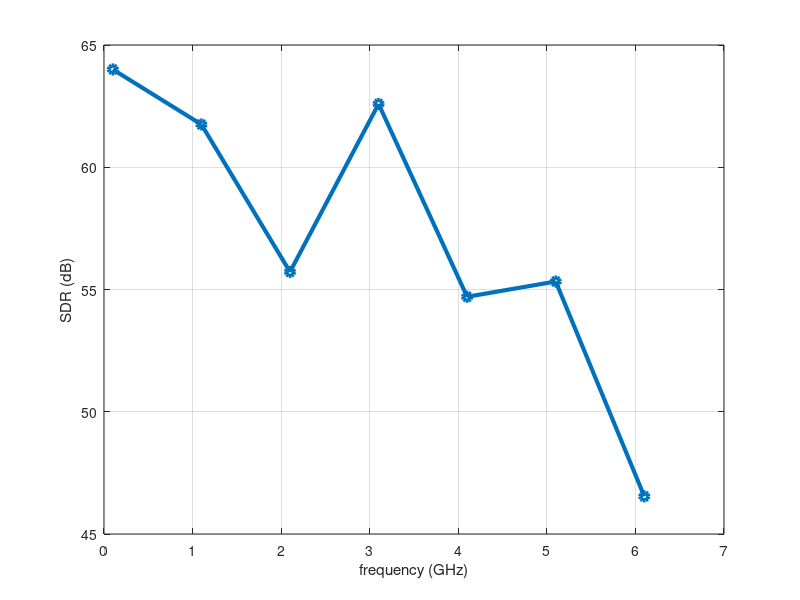
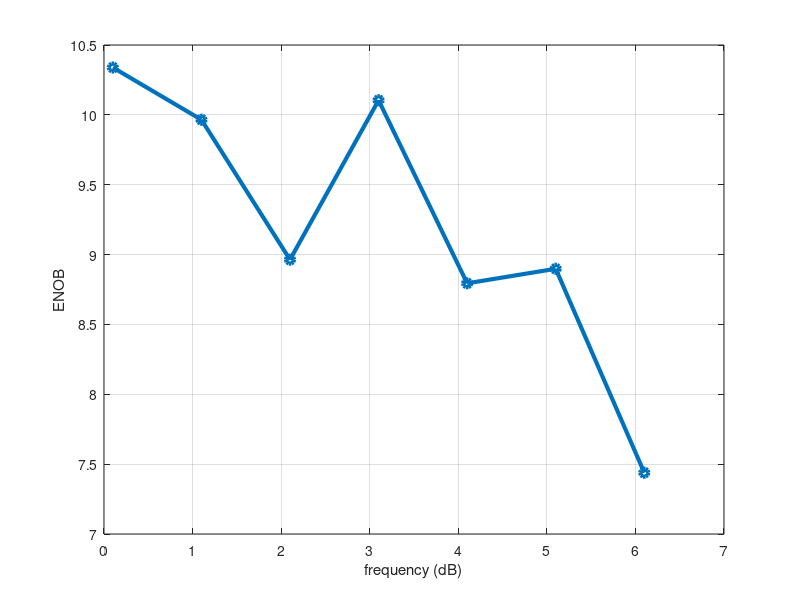

The MATLAB source for these figures, in order:
close all 
clear all

% amp = 20*log10([2.5e-3, 57.25e-3, 112e-3, 166.8e-3, 221.5e-3, 276.2e-3, 331e-3, 385.7e-3, 440.5e-3, 495.3e-3, 550e-3]);
% snr = [7.25, 42.16, 41.66, 47.37, 59.03, 59.03, 59.02, 59.02, 53.86, 59.23, 61.55];
% enob = (snr - 1.76)/6.02;
% figure(3)
% plot(amp, snr, '-o', 'linewidth', 3)
% xlabel('amplitude (dB)')
% ylabel('SDR (dB)')
% grid on
% 
% figure(4)
% plot(amp, enob, '-o', 'linewidth', 3)
% xlabel('amplitude (dB)')
% ylabel('ENOB')
% grid on

fin = [0.1, 1.1, 2.1, 3.1, 4.1, 5.1, 6.1];
% snr = [61.55, 59.59  57.14  54.7  55.61  56.869 60.27]; %single ADC
snr = [64, 61.75  55.72  62.59  54.702  55.327 46.54]; %2* time-interleaved ADC
enob = (snr - 1.76)/6.02;


figure(3)
plot(fin, snr, '-o', 'linewidth', 3)
xlabel('frequency (GHz)')
ylabel('SDR (dB)')
grid on

figure(4)
plot(fin, enob, '-o', 'linewidth', 3)
xlabel('frequency (dB)')
ylabel('ENOB')
grid on
